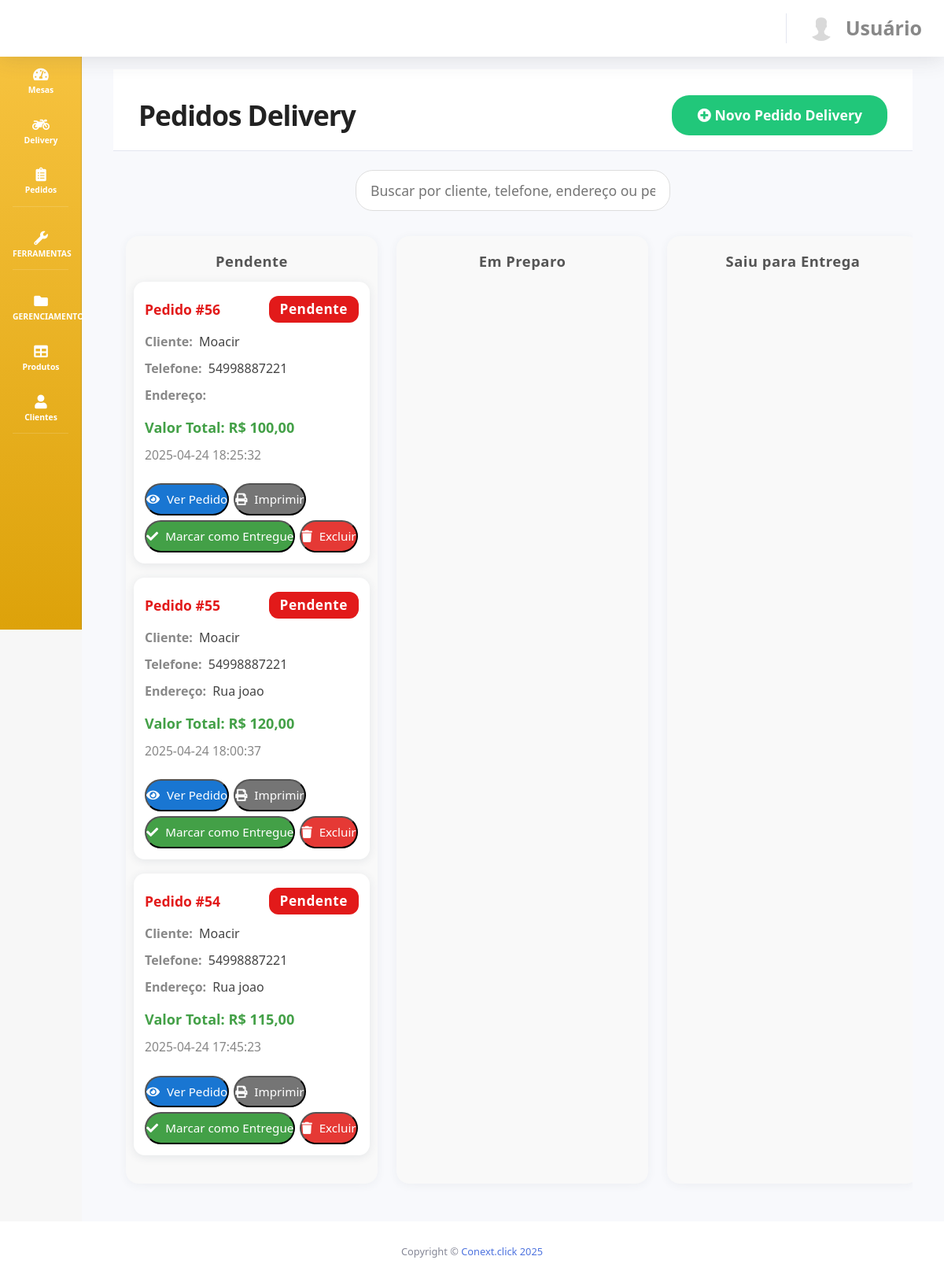
The app's page /?view=delivery (signed in), older data.
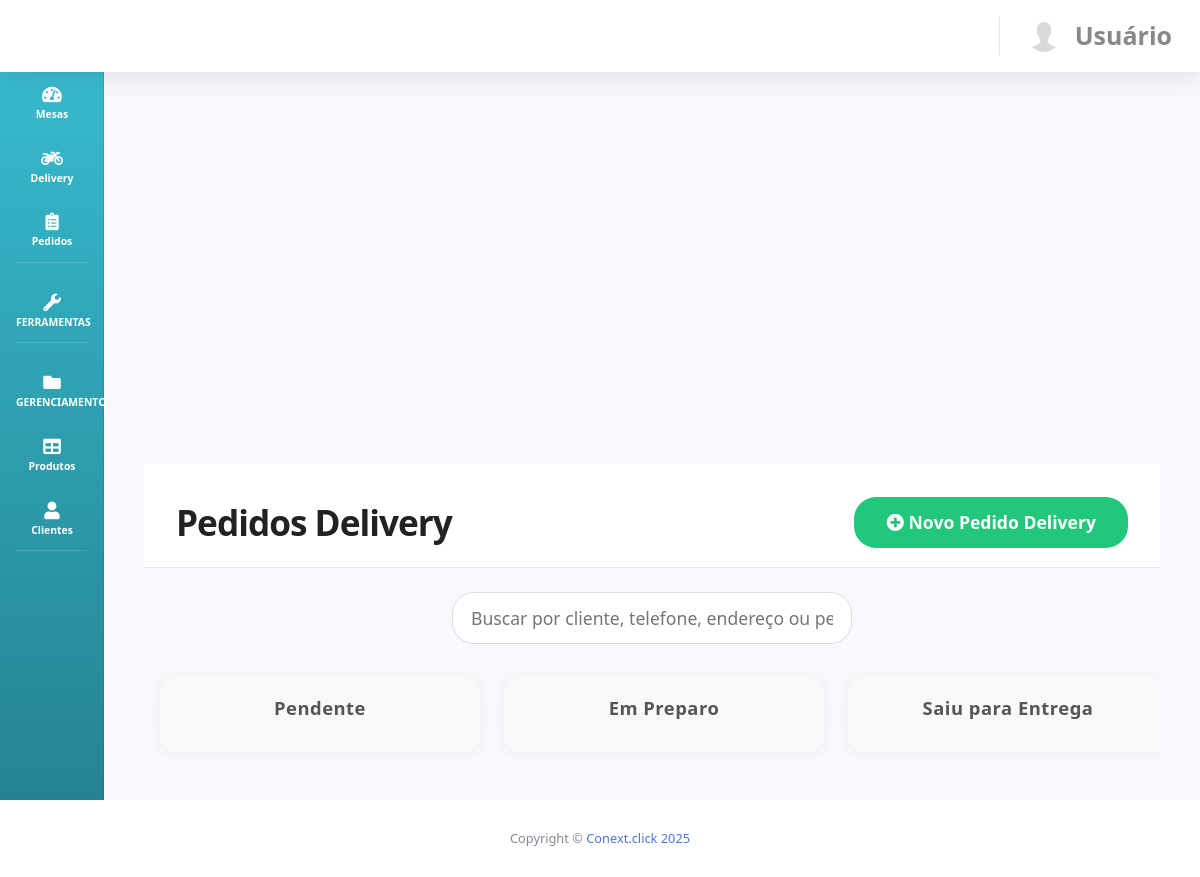
The same page, newer data.
### tables this page shows
CREATE TABLE `pedido` (
  `idpedido` int NOT NULL,
  `idmesa` int DEFAULT NULL,
  `cliente` varchar(255) DEFAULT NULL,
  `delivery` tinyint(1) DEFAULT '0',
  `endereco_entrega` text,
  `ponto_referencia` varchar(255) DEFAULT NULL,
  `telefone_cliente` varchar(20) DEFAULT NULL,
  `data` date NOT NULL,
  `hora_pedido` time NOT NULL,
  `hora_saida_entrega` time DEFAULT NULL,
  `hora_entrega` time DEFAULT NULL,
  `status` varchar(50) NOT NULL DEFAULT 'Pendente',
  `valor_total` decimal(10,2) DEFAULT '0.00',
  `taxa_entrega` decimal(10,2) DEFAULT '0.00',
  `forma_pagamento` varchar(50) DEFAULT NULL,
  `troco_para` decimal(10,2) DEFAULT NULL,
  `entregador_id` int DEFAULT NULL,
  `observacao` text,
  `usuario_id` int DEFAULT NULL,
  `tipo` varchar(20) DEFAULT 'mesa',
  `cliente_id` int DEFAULT NULL
);

CREATE TABLE `clientes` (
  `id` int NOT NULL,
  `nome` varchar(255) NOT NULL,
  `endereco` varchar(255) NOT NULL,
  `bairro` varchar(100) DEFAULT NULL,
  `cidade` varchar(100) DEFAULT NULL,
  `estado` varchar(50) DEFAULT NULL,
  `complemento` varchar(100) DEFAULT NULL,
  `cep` varchar(20) DEFAULT NULL,
  `ponto_referencia` varchar(100) DEFAULT NULL,
  `tel1` varchar(20) DEFAULT NULL,
  `tel2` varchar(20) DEFAULT NULL,
  `email` varchar(100) DEFAULT NULL,
  `cpf_cnpj` varchar(30) DEFAULT NULL,
  `rg` varchar(30) DEFAULT NULL,
  `condominio` varchar(100) DEFAULT NULL,
  `bloco` varchar(50) DEFAULT NULL,
  `apartamento` varchar(50) DEFAULT NULL,
  `local_entrega` varchar(100) DEFAULT NULL,
  `observacoes` varchar(255) DEFAULT NULL
);

### MVC/CLASSES/system.class.php (called while the page is built, shortened)
<?php
class System {
	public function __construct($view) {
		$this->config = Config::getInstance();
		$viewPath = ROOT_PATH . "/MVC/VIEWS/{$view}.php";
		try {
			include($viewPath);
			include(ROOT_PATH . "/MVC/COMMON/layout.php");
		} catch (Exception $e) {
			error_log("Erro ao carregar view: " . $e->getMessage());
			if (ob_get_level()) ob_end_clean();
			$_SESSION['msg'] = "<div class='alert alert-danger'>Erro ao carregar a página: " . htmlspecialchars($e->getMessage()) . "</div>";
			header("Location: " . $this->config->url('index.php?view=error'));
			exit;
		}
	}
}

### MVC/VIEWS/delivery.php (the view, shortened to what the rows shown need)
<?php
include_once(__DIR__ . '/../MODEL/conexao.php');
function normalize($str) {
    return strtolower(
        preg_replace('/[ç]/u','c',
            preg_replace('/[úùûü]/u','u',
                preg_replace('/[óòõôö]/u','o',
                    preg_replace('/[íìîï]/u','i',
                        preg_replace('/[éèêë]/u','e',
                            preg_replace('/[áàãâä]/u','a', $str)
                        )
                    )
                )
            )
        )
    );
}
        $sql = "SELECT p.*, c.nome as cliente_nome, c.tel1 as cliente_tel, c.endereco as cliente_endereco, c.bairro as cliente_bairro, c.cidade as cliente_cidade, c.estado as cliente_estado
                FROM pedido p
                LEFT JOIN clientes c ON p.cliente_id = c.id
        WHERE (p.tipo = 'delivery' OR p.endereco_entrega IS NOT NULL)
                ORDER BY p.data DESC, p.hora_pedido DESC";
        $result = mysqli_query($conn, $sql);
$pedidos = [];
        if ($result && mysqli_num_rows($result) > 0) {
            while ($pedido = mysqli_fetch_assoc($result)) {
        $pedidos[] = $pedido;
    }
}
$status_cols = [
    'Pendente' => 'Pendente',
    'Em Preparo' => 'Em Preparo',
    'Saiu para Entrega' => 'Saiu para Entrega',
    'Entregue' => 'Entregue',
    'Cancelado' => 'Cancelado'
];
?>
<!DOCTYPE html>
<html lang="pt-br">
<head>
    <link href="https://cdnjs.cloudflare.com/ajax/libs/font-awesome/5.15.4/css/all.min.css" rel="stylesheet">
</head>
<body>
    <div class="pipeline-board" id="pipelineBoard">
        <?php foreach ($status_cols as $status_key => $status_label): ?>
        <div class="pipeline-col" data-status="<?php echo $status_key; ?>">
            <div class="pipeline-col-title"><?php echo $status_label; ?></div>
            <div class="pipeline-col-cards">
            <?php foreach ($pedidos as $pedido): if ($pedido['status'] !== $status_key) continue; ?>
                <?php
                    $search_str = normalize($pedido['idpedido'].' '.($pedido['cliente_nome'] ?? '').' '.($pedido['cliente_tel'] ?? '').' '.($pedido['endereco_entrega'] ?? $pedido['cliente_endereco'] ?? ''));
                ?>
                <div class="card-delivery" data-search="<?php echo htmlspecialchars($search_str); ?>">
                    <div class="card-title">
                        Pedido #<?php echo $pedido['idpedido']; ?>
                        <span class="badge-status" data-status="<?php echo $pedido['status']; ?>"><?php echo $pedido['status']; ?></span>
                    </div>
                    <div class="info-row"><span class="info-label">Cliente:</span> <?php echo htmlspecialchars($pedido['cliente_nome'] ?? $pedido['nome_cliente'] ?? '-'); ?></div>
                    <div class="info-row"><span class="info-label">Telefone:</span> <?php echo htmlspecialchars($pedido['cliente_tel'] ?? $pedido['telefone'] ?? '-'); ?></div>
                    <div class="info-row"><span class="info-label">Endereço:</span> <?php echo htmlspecialchars($pedido['endereco_entrega'] ?? $pedido['cliente_endereco'] ?? '-'); ?></div>
                    <div class="valor-total">Valor Total: R$ <?php echo number_format($pedido['valor_total'],2,',','.'); ?></div>
                    <div class="data-hora"><?php echo htmlspecialchars($pedido['data']).' '.htmlspecialchars($pedido['hora_pedido']); ?></div>
                    <div class="btn-group">
                        <button class="btn-ifood btn-ifood-eye" onclick="verPedido(<?php echo $pedido['idpedido']; ?>)"><i class="fas fa-eye"></i> Ver Pedido</button>
                        <button class="btn-ifood btn-ifood-print" onclick="imprimirPedidoDelivery(<?php echo $pedido['idpedido']; ?>)"><i class="fas fa-print"></i> Imprimir</button>
                        <?php if ($pedido['status'] != 'Entregue' && $pedido['status'] != 'Finalizado' && $pedido['status'] != 'Cancelado'): ?>
                        <button class="btn-ifood btn-ifood-done" onclick="marcarEntregue(<?php echo $pedido['idpedido']; ?>)"><i class="fas fa-check"></i> Marcar como Entregue</button>
                        <?php endif; ?>
                        <button class="btn-ifood btn-ifood-delete" onclick="excluirPedido(<?php echo $pedido['idpedido']; ?>)"><i class="fas fa-trash"></i> Excluir</button>
                    </div>
                </div>
            <?php endforeach; ?>
            </div>
        </div>
        <?php endforeach; ?>
    </div>
</body>
</html>

Row changes from the older to the newer data that the page shows:
removed pedido: idpedido "56", status "Pendente", cliente.nome "Moacir", cliente.tel1 "54998887221", valor_total "100,00", data "2025-04-24", hora_pedido "18:25:32"
removed pedido: idpedido "55", status "Pendente", cliente.nome "Moacir", cliente.tel1 "54998887221", endereco_entrega "Rua joao", valor_total "120,00", data "2025-04-24", hora_pedido "18:00:37"
removed pedido: idpedido "54", status "Pendente", cliente.nome "Moacir", cliente.tel1 "54998887221", endereco_entrega "Rua joao", valor_total "115,00", data "2025-04-24", hora_pedido "17:45:23"
